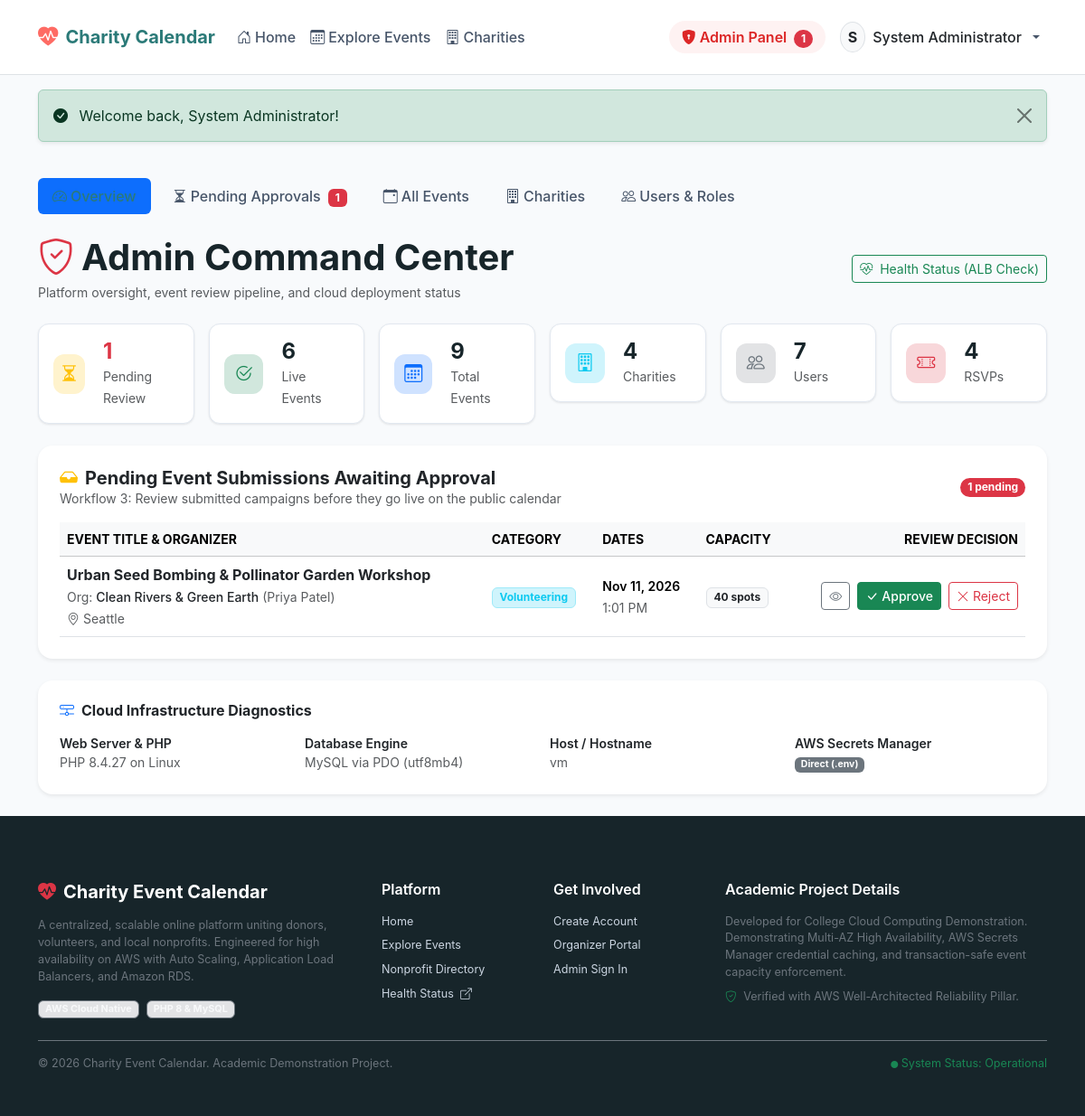
Page /admin/dashboard.php (signed in) on the committed database.
### tables this page shows
CREATE TABLE IF NOT EXISTS events (
    id INT AUTO_INCREMENT PRIMARY KEY,
    charity_id INT NOT NULL,
    venue_id INT NOT NULL,
    title VARCHAR(255) NOT NULL,
    description TEXT NOT NULL,
    category VARCHAR(100) NOT NULL,
    start_datetime DATETIME NOT NULL,
    end_datetime DATETIME NOT NULL,
    registration_deadline DATETIME NOT NULL,
    capacity INT NOT NULL DEFAULT 50,
    image_url VARCHAR(500) NULL,
    status ENUM('pending', 'approved', 'rejected', 'cancelled') NOT NULL DEFAULT 'pending',
    rejection_reason TEXT NULL,
    created_at TIMESTAMP DEFAULT CURRENT_TIMESTAMP,
    updated_at TIMESTAMP DEFAULT CURRENT_TIMESTAMP ON UPDATE CURRENT_TIMESTAMP,
    CONSTRAINT fk_events_charity FOREIGN KEY (charity_id) 
        REFERENCES charities(id) ON DELETE CASCADE,
    CONSTRAINT fk_events_venue FOREIGN KEY (venue_id) 
        REFERENCES venues(id) ON DELETE RESTRICT,
    INDEX idx_events_status (status),
    INDEX idx_events_start (start_datetime),
    INDEX idx_events_category (category),
    INDEX idx_events_charity (charity_id),
    INDEX idx_events_venue (venue_id)
);

CREATE TABLE IF NOT EXISTS charities (
    id INT AUTO_INCREMENT PRIMARY KEY,
    user_id INT NOT NULL,
    charity_name VARCHAR(200) NOT NULL,
    description TEXT NOT NULL,
    email VARCHAR(191) NOT NULL,
    phone VARCHAR(50) NULL,
    website VARCHAR(255) NULL,
    address VARCHAR(255) NULL,
    city VARCHAR(100) NOT NULL,
    state VARCHAR(100) NOT NULL,
    created_at TIMESTAMP DEFAULT CURRENT_TIMESTAMP,
    updated_at TIMESTAMP DEFAULT CURRENT_TIMESTAMP ON UPDATE CURRENT_TIMESTAMP,
    CONSTRAINT fk_charities_user FOREIGN KEY (user_id) 
        REFERENCES users(id) ON DELETE CASCADE,
    INDEX idx_charities_user (user_id),
    INDEX idx_charities_city (city),
    INDEX idx_charities_name (charity_name)
);

CREATE TABLE IF NOT EXISTS users (
    id INT AUTO_INCREMENT PRIMARY KEY,
    full_name VARCHAR(150) NOT NULL,
    email VARCHAR(191) NOT NULL UNIQUE,
    password_hash VARCHAR(255) NOT NULL,
    role ENUM('visitor', 'organizer', 'admin') NOT NULL DEFAULT 'visitor',
    created_at TIMESTAMP DEFAULT CURRENT_TIMESTAMP,
    updated_at TIMESTAMP DEFAULT CURRENT_TIMESTAMP ON UPDATE CURRENT_TIMESTAMP,
    INDEX idx_users_role (role),
    INDEX idx_users_email (email)
);

CREATE TABLE IF NOT EXISTS venues (
    id INT AUTO_INCREMENT PRIMARY KEY,
    venue_name VARCHAR(200) NOT NULL,
    address VARCHAR(255) NOT NULL,
    city VARCHAR(100) NOT NULL,
    state VARCHAR(100) NOT NULL,
    postal_code VARCHAR(20) NOT NULL,
    is_online TINYINT(1) NOT NULL DEFAULT 0,
    created_at TIMESTAMP DEFAULT CURRENT_TIMESTAMP,
    INDEX idx_venues_city (city),
    INDEX idx_venues_name (venue_name)
);

### admin/dashboard.php (the view, shortened to what this page needs)
<?php
$pdo = Database::getConnection();
$stats = [
    'total_events'   => (int)$pdo->query("SELECT COUNT(*) FROM events")->fetchColumn(),
    'pending_events' => (int)$pdo->query("SELECT COUNT(*) FROM events WHERE status = 'pending'")->fetchColumn(),
    'approved_events'=> (int)$pdo->query("SELECT COUNT(*) FROM events WHERE status = 'approved'")->fetchColumn(),
    'charities'      => (int)$pdo->query("SELECT COUNT(*) FROM charities")->fetchColumn(),
    'users'          => (int)$pdo->query("SELECT COUNT(*) FROM users")->fetchColumn(),
    'registrations'  => (int)$pdo->query("SELECT COUNT(*) FROM registrations WHERE status = 'confirmed'")->fetchColumn(),
];
$stmtPending = $pdo->query("
    SELECT
        e.*,
        c.charity_name,
        u.full_name AS organizer_name,
        u.email AS organizer_email,
        v.venue_name,
        v.city AS venue_city,
        v.is_online
    FROM events e
    INNER JOIN charities c ON e.charity_id = c.id
    INNER JOIN users u ON c.user_id = u.id
    INNER JOIN venues v ON e.venue_id = v.id
    WHERE e.status = 'pending'
    ORDER BY e.created_at ASC
");
$pendingEvents = $stmtPending->fetchAll();
require_once __DIR__ . '/../includes/header.php';
?>
<div class="container py-4">
    <ul class="nav nav-pills mb-4 gap-2">
        <li class="nav-item">
            <a class="nav-link active" href="/admin/dashboard.php"><i class="bi bi-speedometer2 me-1"></i>Overview</a>
        </li>
        <li class="nav-item">
            <a class="nav-link" href="/admin/pending-events.php">
                <i class="bi bi-hourglass-split me-1"></i>Pending Approvals
                <?php if ($stats['pending_events'] > 0): ?>
                    <span class="badge bg-danger ms-1"><?= $stats['pending_events'] ?></span>
                <?php endif; ?>
            </a>
        </li>
        <li class="nav-item">
            <a class="nav-link" href="/admin/manage-events.php"><i class="bi bi-calendar-event me-1"></i>All Events</a>
        </li>
        <li class="nav-item">
            <a class="nav-link" href="/admin/manage-charities.php"><i class="bi bi-building me-1"></i>Charities</a>
        </li>
        <li class="nav-item">
            <a class="nav-link" href="/admin/manage-users.php"><i class="bi bi-people me-1"></i>Users & Roles</a>
        </li>
    </ul>
    <div class="d-flex flex-column flex-md-row justify-content-between align-items-md-center gap-3 mb-4">
        <div>
            <h1 class="fw-bold mb-1"><i class="bi bi-shield-check text-danger me-2"></i>Admin Command Center</h1>
            <p class="text-muted small mb-0">Platform oversight, event review pipeline, and cloud deployment status</p>
        </div>
        <div class="d-flex gap-2">
            <a href="/health.php" target="_blank" class="btn btn-outline-success btn-sm">
                <i class="bi bi-heart-pulse me-1"></i> Health Status (ALB Check)
            </a>
        </div>
    </div>
    <div class="row g-3 mb-4">
        <div class="col-sm-6 col-lg-2">
            <div class="stat-card p-3">
                <div class="stat-icon bg-warning-subtle text-warning" style="width: 44px; height: 44px; font-size: 1.25rem;">
                    <i class="bi bi-hourglass-split"></i>
                </div>
                <div>
                    <h4 class="fw-bold mb-0 text-danger"><?= $stats['pending_events'] ?></h4>
                    <span class="text-muted small">Pending Review</span>
                </div>
            </div>
        </div>
        <div class="col-sm-6 col-lg-2">
            <div class="stat-card p-3">
                <div class="stat-icon bg-success-subtle text-success" style="width: 44px; height: 44px; font-size: 1.25rem;">
                    <i class="bi bi-check2-circle"></i>
                </div>
                <div>
                    <h4 class="fw-bold mb-0"><?= $stats['approved_events'] ?></h4>
                    <span class="text-muted small">Live Events</span>
                </div>
            </div>
        </div>
        <div class="col-sm-6 col-lg-2">
            <div class="stat-card p-3">
                <div class="stat-icon bg-primary-subtle text-primary" style="width: 44px; height: 44px; font-size: 1.25rem;">
                    <i class="bi bi-calendar3"></i>
                </div>
                <div>
                    <h4 class="fw-bold mb-0"><?= $stats['total_events'] ?></h4>
                    <span class="text-muted small">Total Events</span>
                </div>
            </div>
        </div>
        <div class="col-sm-6 col-lg-2">
            <div class="stat-card p-3">
                <div class="stat-icon bg-info-subtle text-info" style="width: 44px; height: 44px; font-size: 1.25rem;">
                    <i class="bi bi-building"></i>
                </div>
                <div>
                    <h4 class="fw-bold mb-0"><?= $stats['charities'] ?></h4>
                    <span class="text-muted small">Charities</span>
                </div>
            </div>
        </div>
        <div class="col-sm-6 col-lg-2">
            <div class="stat-card p-3">
                <div class="stat-icon bg-secondary-subtle text-secondary" style="width: 44px; height: 44px; font-size: 1.25rem;">
                    <i class="bi bi-people"></i>
                </div>
                <div>
                    <h4 class="fw-bold mb-0"><?= $stats['users'] ?></h4>
                    <span class="text-muted small">Users</span>
                </div>
            </div>
        </div>
        <div class="col-sm-6 col-lg-2">
            <div class="stat-card p-3">
                <div class="stat-icon bg-danger-subtle text-danger" style="width: 44px; height: 44px; font-size: 1.25rem;">
                    <i class="bi bi-ticket-perforated"></i>
                </div>
                <div>
                    <h4 class="fw-bold mb-0"><?= $stats['registrations'] ?></h4>
                    <span class="text-muted small">RSVPs</span>
                </div>
            </div>
        </div>
    </div>
    <div class="card border-0 shadow-sm rounded-4 bg-white p-4 mb-4">
        <div class="d-flex justify-content-between align-items-center mb-3">
            <div>
                <h5 class="fw-bold mb-0">
                    <i class="bi bi-inbox-fill text-warning me-2"></i>Pending Event Submissions Awaiting Approval
                </h5>
                <p class="text-muted small mb-0">Workflow 3: Review submitted campaigns before they go live on the public calendar</p>
            </div>
            <?php if (!empty($pendingEvents)): ?>
                <span class="badge bg-danger rounded-pill"><?= count($pendingEvents) ?> pending</span>
            <?php endif; ?>
        </div>
        <?php if (empty($pendingEvents)): ?>
            <div class="text-center py-5 bg-light rounded-3">
                <i class="bi bi-check-circle text-success" style="font-size: 2.5rem;"></i>
                <h6 class="fw-bold mt-2 mb-1">Queue is clear!</h6>
                <p class="text-muted small mb-0">All submitted charity events have been reviewed and decided.</p>
            </div>
        <?php else: ?>
            <div class="table-responsive">
                <table class="table table-hover align-middle mb-0">
                    <thead class="table-light small text-uppercase">
                        <tr>
                            <th>Event Title & Organizer</th>
                            <th>Category</th>
                            <th>Dates</th>
                            <th>Capacity</th>
                            <th class="text-end">Review Decision</th>
                        </tr>
                    </thead>
                    <tbody>
                        <?php foreach ($pendingEvents as $p): ?>
                            <tr>
                                <td>
                                    <div class="fw-bold text-dark"><?= e($p['title']) ?></div>
                                    <small class="text-muted">
                                        Org: <span class="fw-medium text-dark"><?= e($p['charity_name']) ?></span> (<?= e($p['organizer_name']) ?>)
                                    </small><br>
                                    <small class="text-muted"><i class="bi bi-geo-alt me-1"></i><?= $p['is_online'] ? 'Virtual Event' : e($p['venue_city']) ?></small>
                                </td>
                                <td><?= render_category_badge($p['category']) ?></td>
                                <td>
                                    <small class="fw-semibold"><?= format_datetime($p['start_datetime'], 'M j, Y') ?></small><br>
                                    <small class="text-muted"><?= format_time($p['start_datetime']) ?></small>
                                </td>
                                <td>
                                    <span class="badge bg-light text-dark border"><?= (int)$p['capacity'] ?> spots</span>
                                </td>
                                <td class="text-end">
                                    <div class="d-inline-flex gap-2">
                                        <a href="/event-details.php?id=<?= (int)$p['id'] ?>" target="_blank" class="btn btn-sm btn-outline-secondary" title="Preview Event">
                                            <i class="bi bi-eye"></i>
                                        </a>
                                        <form method="POST" action="/admin/dashboard.php">
                                            <button type="submit" class="btn btn-sm btn-success fw-medium">
                                                <i class="bi bi-check-lg me-1"></i>Approve
                                            </button>
                                        </form>
                                        <button type="button" class="btn btn-sm btn-outline-danger" data-bs-toggle="modal" data-bs-target="#rejectModal<?= (int)$p['id'] ?>">
                                            <i class="bi bi-x-lg me-1"></i>Reject
                                        </button>
                                    </div>
                                </td>
                            </tr>
                        <?php endforeach; ?>
                    </tbody>
                </table>
            </div>
        <?php endif; ?>
    </div>
    <div class="card border-0 shadow-sm rounded-4 bg-white p-4">
        <h6 class="fw-bold mb-3 d-flex align-items-center gap-2">
            <i class="bi bi-hdd-network text-primary"></i> Cloud Infrastructure Diagnostics
        </h6>
        <div class="row g-3 small text-muted">
            <div class="col-md-3">
                <span class="d-block text-dark fw-semibold">Web Server & PHP</span>
                <span>PHP <?= PHP_VERSION ?> on <?= PHP_OS ?></span>
            </div>
            <div class="col-md-3">
                <span class="d-block text-dark fw-semibold">Database Engine</span>
                <span>MySQL via PDO (utf8mb4)</span>
            </div>
            <div class="col-md-3">
                <span class="d-block text-dark fw-semibold">Host / Hostname</span>
                <span><?= e(gethostname() ?: 'ec2-instance') ?></span>
            </div>
            <div class="col-md-3">
                <span class="d-block text-dark fw-semibold">AWS Secrets Manager</span>
                <span><?= filter_var(getenv('USE_AWS_SECRETS') ?: 'false', FILTER_VALIDATE_BOOLEAN) ? '<span class="badge bg-success">Active</span>' : '<span class="badge bg-secondary">Direct (.env)</span>' ?></span>
            </div>
        </div>
    </div>
</div>
<?php require_once __DIR__ . '/../includes/footer.php'; ?>

### includes/functions.php (shortened to what this page needs)
<?php
function e(?string $value): string
{
    return htmlspecialchars($value ?? '', ENT_QUOTES | ENT_SUBSTITUTE, 'UTF-8');
}
function format_datetime(?string $datetime, string $format = 'M j, Y \a\t g:i A'): string
{
    try {
        $dt = new DateTime($datetime);
        return $dt->format($format);
    } catch (Exception $e) {
        return e($datetime);
    }
}
function format_time(?string $datetime, string $format = 'g:i A'): string
{
    return format_datetime($datetime, $format);
}
function render_category_badge(string $category): string
{
    $colors = [
        'Fundraising' => 'primary',
        'Food Donation' => 'success',
        'Volunteering' => 'info',
        'Health Drive' => 'danger',
        'Community Activity' => 'warning',
        'Education & Mentorship' => 'secondary',
    ];
    $color = $colors[$category] ?? 'dark';
    return '<span class="badge bg-' . $color . '-subtle text-' . $color . ' border border-' . $color . '-subtle">' . e($category) . '</span>';
}

### rows in the picture
events: title "Urban Seed Bombing & Pollinator Garden Workshop", charity.charity_name "Clean Rivers & Green Earth", users.full_name "Priya Patel", venue.city "Seattle", category "Volunteering", start_datetime "Nov 11, 2026", start_datetime "1:01 PM", capacity "40"

### other values in the picture
$pendingCount "1"
substr($currentUser['full_name'], 0, 1) "S"
$currentUser['full_name'] "System Administrator"
$flash['message'] "Welcome back, System Administrator!"
$stats['pending_events'] "1"
$stats['approved_events'] "6"
$stats['total_events'] "9"
$stats['charities'] "4"
$stats['users'] "7"
$stats['registrations'] "4"
count($pendingEvents) "1"
PHP_VERSION "8.4.27"
PHP_OS "Linux"
gethostname() ?: 'ec2-instance' "vm"
